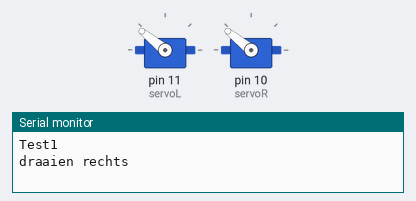
Bench run of a sketch on a simulated Arduino Uno, built with avr-gcc and run on an emulated ATmega328P. Shown: 2 × servo, the last lines printed to the serial monitor.

Above: at 0.05 s.
At 3.6 s:
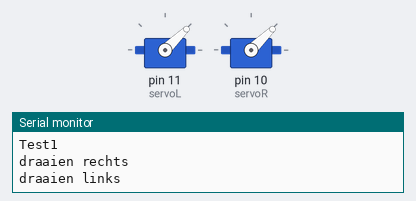
At 5.4 s:
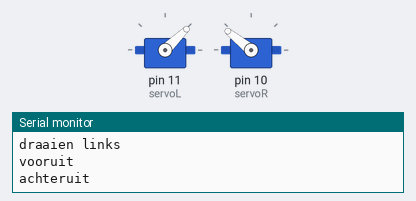
At 7.2 s:
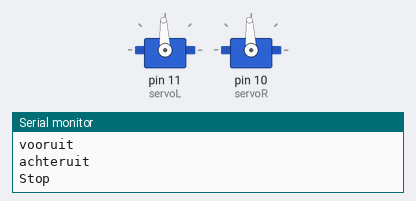
Timing chart, 0 to 9.4 s (numbered marks = the images above):
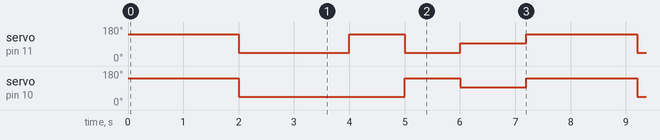

The sketch:

Boebot_test.ino
```cpp
#include <Servo.h>    //voegt de library's toe die nodig zijn om het allemaal werkend te krijgen.

Servo servoL; // voegt servo Links toe.
Servo servoR; // voegt servo Rechts toe.

void setup()
{
  servoL.attach(11);    //koppelt servoL aan pin 11
  servoR.attach(10);    //koppelt servoR aan pin 10
  Serial.begin(9600);   //initiatie serial modem
  Serial.println("Test1\n");
}
void loop()
{     Serial.println("draaien rechts\n");
      servoL.writeMicroseconds(2000);
      servoR.writeMicroseconds(2000);
      delay(2000);
      Serial.println("draaien links\n");
      servoL.writeMicroseconds(1000);
      servoR.writeMicroseconds(1000);
      delay(2000);
      Serial.println("vooruit \n");
      servoL.writeMicroseconds(2000);
      servoR.writeMicroseconds(1000);
      delay(1000);
      Serial.println("achteruit \n");
      servoL.writeMicroseconds(1000);
      servoR.writeMicroseconds(2000);
      delay(1000);
      Serial.println("Stop \n");
      servoL.writeMicroseconds(1500);
      servoR.writeMicroseconds(1500);
      delay(1200);
      // while(1);
}
```

Measured:
- by itself, servo on pin 11 (servoL): repeats every 7.2 s: 141° 1.0 s, 44° 1.0 s, 93° 1.2 s, 141° 2.0 s, 44° 2.0 s
- by itself, servo on pin 10 (servoR): repeats every 7.2 s: 141° 1.0 s, 93° 1.2 s, 141° 2.0 s, 44° 3.0 s
